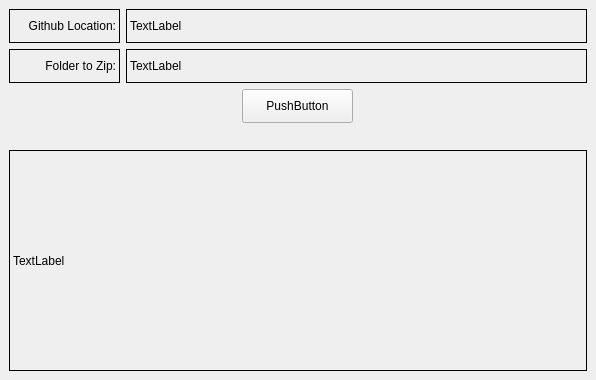
<?xml version="1.0" encoding="UTF-8"?>
<ui version="4.0">
 <class>MainWindow</class>
 <widget class="QMainWindow" name="MainWindow">
  <property name="geometry">
   <rect>
    <x>0</x>
    <y>0</y>
    <width>596</width>
    <height>380</height>
   </rect>
  </property>
  <property name="windowTitle">
   <string>MainWindow</string>
  </property>
  <widget class="QWidget" name="centralwidget">
   <layout class="QGridLayout" name="gridLayout">
    <item row="0" column="0">
     <widget class="QLabel" name="label_7">
      <property name="sizePolicy">
       <sizepolicy hsizetype="Preferred" vsizetype="Preferred">
        <horstretch>0</horstretch>
        <verstretch>0</verstretch>
       </sizepolicy>
      </property>
      <property name="minimumSize">
       <size>
        <width>60</width>
        <height>20</height>
       </size>
      </property>
      <property name="styleSheet">
       <string notr="true">border: 1px solid black;</string>
      </property>
      <property name="text">
       <string>Github Location:</string>
      </property>
      <property name="alignment">
       <set>Qt::AlignRight|Qt::AlignTrailing|Qt::AlignVCenter</set>
      </property>
     </widget>
    </item>
    <item row="0" column="1" colspan="3">
     <widget class="QLabel" name="label_6">
      <property name="sizePolicy">
       <sizepolicy hsizetype="Preferred" vsizetype="Preferred">
        <horstretch>0</horstretch>
        <verstretch>0</verstretch>
       </sizepolicy>
      </property>
      <property name="minimumSize">
       <size>
        <width>450</width>
        <height>20</height>
       </size>
      </property>
      <property name="styleSheet">
       <string notr="true">border: 1px solid black;</string>
      </property>
      <property name="text">
       <string>TextLabel</string>
      </property>
     </widget>
    </item>
    <item row="1" column="0">
     <widget class="QLabel" name="label_4">
      <property name="sizePolicy">
       <sizepolicy hsizetype="Preferred" vsizetype="Preferred">
        <horstretch>0</horstretch>
        <verstretch>0</verstretch>
       </sizepolicy>
      </property>
      <property name="minimumSize">
       <size>
        <width>60</width>
        <height>20</height>
       </size>
      </property>
      <property name="styleSheet">
       <string notr="true">border: 1px solid black;</string>
      </property>
      <property name="text">
       <string>Folder to Zip:</string>
      </property>
      <property name="alignment">
       <set>Qt::AlignRight|Qt::AlignTrailing|Qt::AlignVCenter</set>
      </property>
     </widget>
    </item>
    <item row="1" column="1" colspan="3">
     <widget class="QLabel" name="label_3">
      <property name="sizePolicy">
       <sizepolicy hsizetype="Preferred" vsizetype="Preferred">
        <horstretch>0</horstretch>
        <verstretch>0</verstretch>
       </sizepolicy>
      </property>
      <property name="minimumSize">
       <size>
        <width>450</width>
        <height>20</height>
       </size>
      </property>
      <property name="styleSheet">
       <string notr="true">border: 1px solid black;</string>
      </property>
      <property name="text">
       <string>TextLabel</string>
      </property>
     </widget>
    </item>
    <item row="2" column="0" colspan="2">
     <spacer name="horizontalSpacer">
      <property name="orientation">
       <enum>Qt::Horizontal</enum>
      </property>
      <property name="sizeType">
       <enum>QSizePolicy::Preferred</enum>
      </property>
      <property name="sizeHint" stdset="0">
       <size>
        <width>210</width>
        <height>20</height>
       </size>
      </property>
     </spacer>
    </item>
    <item row="2" column="2">
     <widget class="QPushButton" name="pushButton">
      <property name="sizePolicy">
       <sizepolicy hsizetype="Preferred" vsizetype="Preferred">
        <horstretch>0</horstretch>
        <verstretch>0</verstretch>
       </sizepolicy>
      </property>
      <property name="minimumSize">
       <size>
        <width>101</width>
        <height>23</height>
       </size>
      </property>
      <property name="text">
       <string>PushButton</string>
      </property>
     </widget>
    </item>
    <item row="2" column="3">
     <spacer name="horizontalSpacer_2">
      <property name="orientation">
       <enum>Qt::Horizontal</enum>
      </property>
      <property name="sizeType">
       <enum>QSizePolicy::Preferred</enum>
      </property>
      <property name="sizeHint" stdset="0">
       <size>
        <width>228</width>
        <height>20</height>
       </size>
      </property>
     </spacer>
    </item>
    <item row="3" column="2">
     <spacer name="verticalSpacer">
      <property name="orientation">
       <enum>Qt::Vertical</enum>
      </property>
      <property name="sizeType">
       <enum>QSizePolicy::Preferred</enum>
      </property>
      <property name="sizeHint" stdset="0">
       <size>
        <width>20</width>
        <height>21</height>
       </size>
      </property>
     </spacer>
    </item>
    <item row="4" column="0" colspan="4">
     <widget class="QLabel" name="label_5">
      <property name="sizePolicy">
       <sizepolicy hsizetype="Preferred" vsizetype="Preferred">
        <horstretch>0</horstretch>
        <verstretch>0</verstretch>
       </sizepolicy>
      </property>
      <property name="minimumSize">
       <size>
        <width>571</width>
        <height>221</height>
       </size>
      </property>
      <property name="styleSheet">
       <string notr="true">border: 1px solid black;</string>
      </property>
      <property name="text">
       <string>TextLabel</string>
      </property>
     </widget>
    </item>
   </layout>
  </widget>
  <widget class="QMenuBar" name="menubar">
   <property name="geometry">
    <rect>
     <x>0</x>
     <y>0</y>
     <width>596</width>
     <height>21</height>
    </rect>
   </property>
  </widget>
 </widget>
 <resources/>
 <connections/>
</ui>
